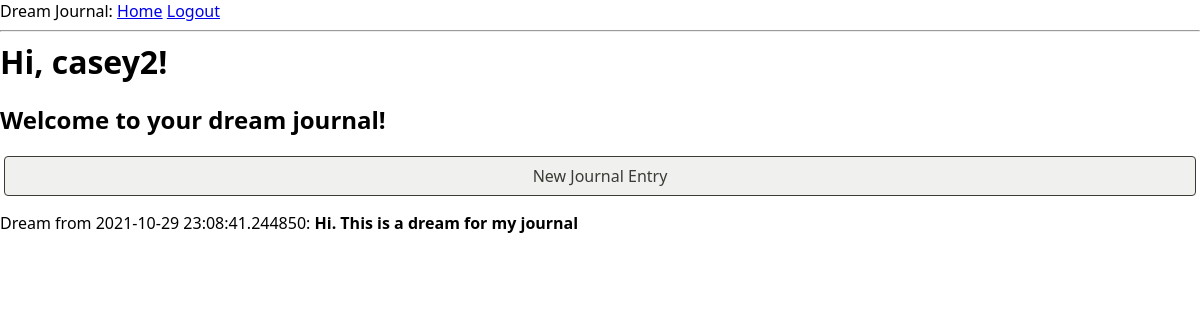
The page /index (signed in) on the database as committed earlier.
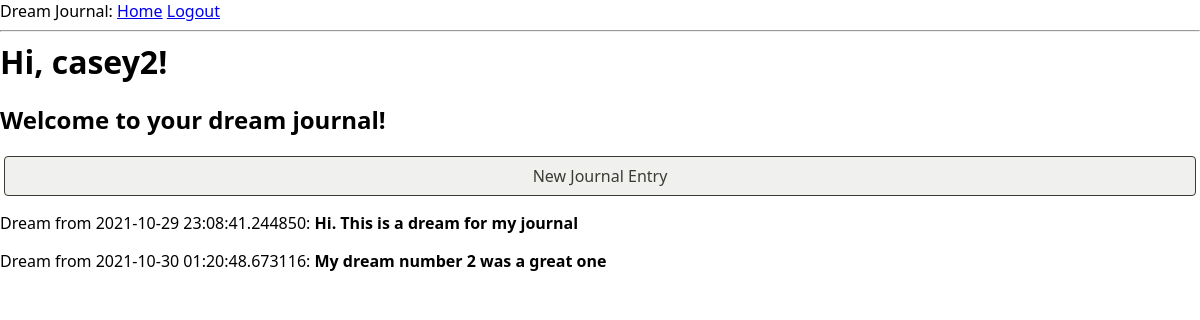
The same page on the database as committed later.
### app/models.py (models this page shows, shortened)
class User(UserMixin, db.Model):
    id = db.Column(db.Integer, primary_key=True)
    username = db.Column(db.String(64), index=True, unique=True)
    email = db.Column(db.String(120), index=True, unique=True)
    password_hash = db.Column(db.String(128))
    posts = db.relationship('Post', backref='author', lazy='dynamic')

class Post(db.Model):
    id = db.Column(db.Integer, primary_key=True)
    body = db.Column(db.String(140))
    timestamp = db.Column(db.DateTime, index=True, default=datetime.utcnow)
    user_id = db.Column(db.Integer, db.ForeignKey('user.id'))

### app/routes.py (the view)
@app.route('/')
@app.route('/index')
@login_required
def index():
    posts = current_user.posts.all()
    return render_template("index.html", title='Home Page', posts=posts)

### app/models.py (called while the page is built)
@login.user_loader
def load_user(id):
    return User.query.get(int(id))

### app/templates/index.html
{% extends "base.html" %}
{% block content %}
    <h1>Hi, {{ current_user.username }}!</h1>
    <h2>Welcome to your dream journal!</h2>
    <a class="action new-note" href="{{ url_for('edit_entry') }}">New Journal Entry</a>
    {% for post in posts %}
    <div><p>Dream from {{ post.timestamp }}: <b>{{ post.body }}</b></p></div>
    {% endfor %}
{% endblock %}

### app/templates/base.html (shortened to what this page needs)
<html>
    <head>
        <link rel="stylesheet" href="{{ url_for('static', filename='style.css') }}">
    </head>
    <body>
        <div>
            Dream Journal:
            <a href="{{ url_for('index') }}">Home</a>
            {% if current_user.is_anonymous %}
            <a href="{{ url_for('login') }}">Login</a>
            {% else %}
            <a href="{{ url_for('logout') }}">Logout</a>
            {% endif %}
        </div>
        <hr>
        {% block content %}{% endblock %}
    </body>
</html>

### app/static/style.css (style rules this page uses)
* { box-sizing: border-box; }
html, body { margin: initial; padding: initial; font-family: system-ui, -apple-system, sans-serif; }
:root { --note-color-bg: hsla(49, 100%, 80%, 1); --ui-border-color: hsla(0, 0%, 40%, 1); --ui-action-new-fg: hsla(202, 86%, 30%, 1); --ui-action-new-bg: hsla(202, 29%, 94%, 1); --ui-action-neutral-fg: hsla(60, 5%, 22%, 1); --ui-action-neutral-bg: hsla(60, 5%, 94%, 1); --ui-action-warning-fg: hsla(0, 75%, 42%, 1); --ui-action-warning-bg: hsla(0, 20%, 94%, 1); }
a.action, button.action { border-radius: 0.25rem; border: 1px solid currentColor; display: block; font-size: 1rem; margin: 0.25rem; padding: 0.5rem; text-decoration: none; }
h1 { margin: 0; flex: 1 0 auto; }
.action.new-note { background-color: var(--ui-action-new-bg); color: var(--ui-action-new-fg); }
.action.new-note { background-color: var(--ui-action-neutral-bg); color: var(--ui-action-neutral-fg); text-align: center; }

Rows that differ between the two databases and show on the page:
added Post: timestamp "2021-10-30 01:20:48.673116", body "My dream number 2 was a great one"
